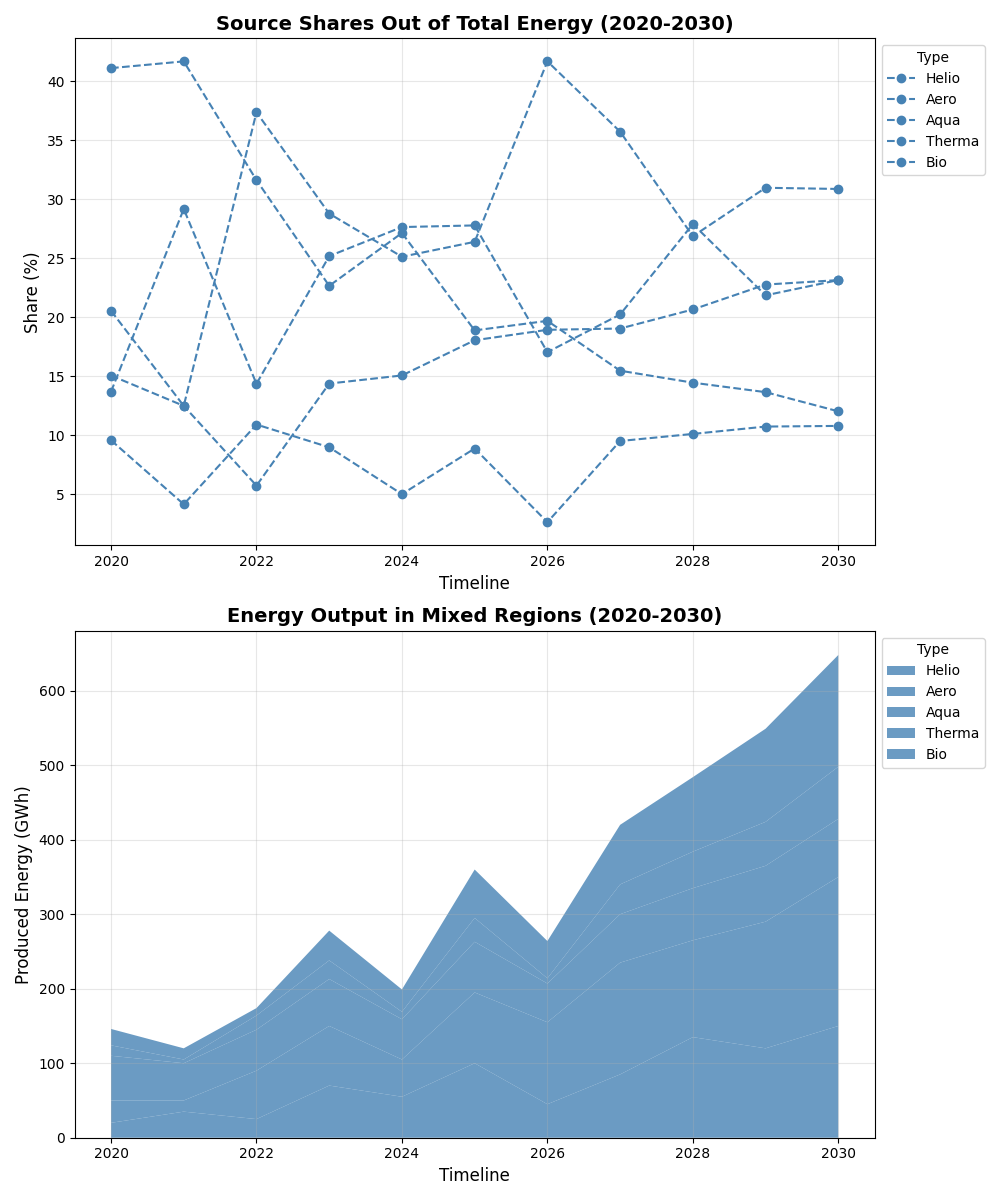

Recreate this plot in Python.
import matplotlib.pyplot as plt
import numpy as np

years = np.arange(2020, 2031)

solaria_energy = [20, 35, 25, 70, 55, 100, 45, 85, 135, 120, 150]
windlandia_energy = [30, 15, 65, 80, 50, 95, 110, 150, 130, 170, 200]
hydrovia_energy = [60, 50, 55, 63, 54, 68, 52, 65, 70, 75, 78]
geothermalia_energy = [14, 5, 19, 25, 10, 32, 7, 40, 49, 59, 70]
biomassia_energy = [22, 15, 10, 40, 30, 65, 50, 80, 100, 125, 150]

energy_sources = np.array([solaria_energy, windlandia_energy, hydrovia_energy, geothermalia_energy, biomassia_energy])
total_energy_per_year = energy_sources.sum(axis=0)
percentage_contributions = (energy_sources / total_energy_per_year) * 100

fig, axes = plt.subplots(nrows=2, ncols=1, figsize=(10, 12))

# Switched subplots
for i, energy_source in enumerate(['Helio', 'Aero', 'Aqua', 'Therma', 'Bio']):
    axes[0].plot(years, percentage_contributions[i], label=energy_source,
                 color='steelblue', linestyle='--', marker='o', linewidth=1.5)
axes[0].set_title("Source Shares Out of Total Energy (2020-2030)", fontsize=14, fontweight='bold')
axes[0].set_xlabel("Timeline", fontsize=12)
axes[0].set_ylabel("Share (%)", fontsize=12)
axes[0].legend(loc='upper left', bbox_to_anchor=(1, 1), title='Type')
axes[0].grid(alpha=0.3)

axes[1].stackplot(years, energy_sources, labels=['Helio', 'Aero', 'Aqua', 'Therma', 'Bio'],
                  colors=['steelblue', 'steelblue', 'steelblue', 'steelblue', 'steelblue'], alpha=0.8)
axes[1].set_title("Energy Output in Mixed Regions (2020-2030)", fontsize=14, fontweight='bold')
axes[1].set_xlabel("Timeline", fontsize=12)
axes[1].set_ylabel("Produced Energy (GWh)", fontsize=12)
axes[1].legend(loc='upper left', bbox_to_anchor=(1, 1), title='Type')
axes[1].grid(alpha=0.3)

plt.tight_layout()
plt.show()
